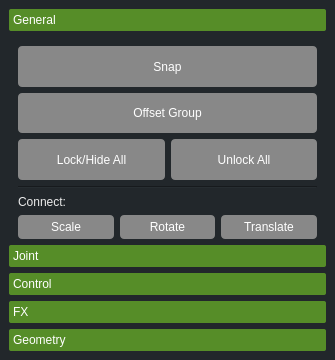
<?xml version="1.0" encoding="UTF-8"?>
<ui version="4.0">
 <class>jcToolKit</class>
 <widget class="QDialog" name="jcToolKit">
  <property name="geometry">
   <rect>
    <x>0</x>
    <y>0</y>
    <width>335</width>
    <height>360</height>
   </rect>
  </property>
  <property name="sizePolicy">
   <sizepolicy hsizetype="Preferred" vsizetype="Preferred">
    <horstretch>0</horstretch>
    <verstretch>0</verstretch>
   </sizepolicy>
  </property>
  <property name="windowTitle">
   <string>jcToolKit</string>
  </property>
  <property name="windowIcon">
   <iconset>
    <normaloff>img/toolkit.png</normaloff>img/toolkit.png</iconset>
  </property>
  <property name="styleSheet">
   <string notr="true">
QWidget{
    color: rgb(201, 202, 204);
	background-color: rgb(34, 39, 43);
	selection-background-color: rgb(1, 79, 131);
	color: rgb(235, 235, 235);
}

QListWidget::item:selected
{
   color: rgb(235, 235, 235);
   background-color: rgb(61, 120, 200);
}

QPushButton { 
	border:0px;
}

QPushButton:hover {background-color: rgb(55, 90, 126); }

QPushButton:pressed{ 
	 border: 0px solid green;
}

QToolTip { 
	background-color: rgb(52, 52, 52);
	color: rgb(241, 241, 241);
	border: black solid 1px;
}</string>
  </property>
  <layout class="QVBoxLayout" name="verticalLayout">
   <property name="leftMargin">
    <number>0</number>
   </property>
   <property name="topMargin">
    <number>0</number>
   </property>
   <property name="rightMargin">
    <number>0</number>
   </property>
   <property name="bottomMargin">
    <number>0</number>
   </property>
   <item>
    <widget class="QWidget" name="widget" native="true">
     <property name="sizePolicy">
      <sizepolicy hsizetype="Preferred" vsizetype="Preferred">
       <horstretch>0</horstretch>
       <verstretch>0</verstretch>
      </sizepolicy>
     </property>
     <layout class="QVBoxLayout" name="verticalLayout_2">
      <item>
       <widget class="QToolBox" name="toolBox">
        <property name="sizePolicy">
         <sizepolicy hsizetype="Preferred" vsizetype="Minimum">
          <horstretch>0</horstretch>
          <verstretch>0</verstretch>
         </sizepolicy>
        </property>
        <property name="minimumSize">
         <size>
          <width>0</width>
          <height>0</height>
         </size>
        </property>
        <property name="styleSheet">
         <string notr="true">QToolBox::tab{
	background-color:rgb(86,141,40);
	border-radius: 2px;
	color:rgb(255,255,255);
	font:75 12pt &quot;MS Shell Dlg 2&quot;;
}

QToolBox::tab: selected{
	background-color:rgb(220,252,190);
	color:rgb(86,141,40);
	font: 75 12pt &quot;MS Shell Dlg 2&quot;;
}


</string>
        </property>
        <property name="currentIndex">
         <number>0</number>
        </property>
        <widget class="QWidget" name="pgGeneral">
         <property name="geometry">
          <rect>
           <x>0</x>
           <y>0</y>
           <width>317</width>
           <height>207</height>
          </rect>
         </property>
         <property name="sizePolicy">
          <sizepolicy hsizetype="Expanding" vsizetype="Expanding">
           <horstretch>0</horstretch>
           <verstretch>30</verstretch>
          </sizepolicy>
         </property>
         <property name="minimumSize">
          <size>
           <width>0</width>
           <height>0</height>
          </size>
         </property>
         <property name="sizeIncrement">
          <size>
           <width>0</width>
           <height>0</height>
          </size>
         </property>
         <property name="styleSheet">
          <string notr="true">/*-----QPushButton-----*/
QPushButton
{
	background-color: rgb(136, 136, 136);
	color:#fff;
	min-width: 80px;
	border-radius: 4px;
	padding: 5px;

}


QPushButton::flat
{
	background-color: #148,149,151;
	border: none;
	color: #000;

}


QPushButton::disabled
{
	background-color: #606060;
	color: #959595;
	border-color: #051a39;

}


QPushButton::hover
{
	background-color: #148,149,151;
	border: 1px solid #46a2da;

}


QPushButton::pressed
{
	background-color: #2385b4;
	border: 1px solid #46a2da;

}


QPushButton::checked
{
	background-color: #bd5355;
	border: 1px solid #bd5355;
}</string>
         </property>
         <attribute name="label">
          <string>General</string>
         </attribute>
         <layout class="QVBoxLayout" name="verticalLayout_3">
          <property name="bottomMargin">
           <number>0</number>
          </property>
          <item>
           <layout class="QVBoxLayout" name="verticalLayout_11">
            <item>
             <widget class="QPushButton" name="btnSnap">
              <property name="sizePolicy">
               <sizepolicy hsizetype="Minimum" vsizetype="Preferred">
                <horstretch>0</horstretch>
                <verstretch>0</verstretch>
               </sizepolicy>
              </property>
              <property name="text">
               <string>Snap</string>
              </property>
             </widget>
            </item>
            <item>
             <widget class="QPushButton" name="btnOffsetGrp">
              <property name="sizePolicy">
               <sizepolicy hsizetype="Minimum" vsizetype="Preferred">
                <horstretch>0</horstretch>
                <verstretch>0</verstretch>
               </sizepolicy>
              </property>
              <property name="text">
               <string>Offset Group</string>
              </property>
             </widget>
            </item>
            <item>
             <layout class="QHBoxLayout" name="horizontalLayout_9">
              <item>
               <widget class="QPushButton" name="btnLockHide">
                <property name="sizePolicy">
                 <sizepolicy hsizetype="Minimum" vsizetype="Preferred">
                  <horstretch>0</horstretch>
                  <verstretch>0</verstretch>
                 </sizepolicy>
                </property>
                <property name="minimumSize">
                 <size>
                  <width>90</width>
                  <height>0</height>
                 </size>
                </property>
                <property name="text">
                 <string>Lock/Hide All</string>
                </property>
               </widget>
              </item>
              <item>
               <widget class="QPushButton" name="btnUnlockAll">
                <property name="sizePolicy">
                 <sizepolicy hsizetype="Minimum" vsizetype="Preferred">
                  <horstretch>0</horstretch>
                  <verstretch>0</verstretch>
                 </sizepolicy>
                </property>
                <property name="minimumSize">
                 <size>
                  <width>90</width>
                  <height>0</height>
                 </size>
                </property>
                <property name="text">
                 <string>Unlock All</string>
                </property>
               </widget>
              </item>
             </layout>
            </item>
            <item>
             <layout class="QVBoxLayout" name="verticalLayout_4">
              <item>
               <widget class="Line" name="line_2">
                <property name="orientation">
                 <enum>Qt::Horizontal</enum>
                </property>
               </widget>
              </item>
              <item>
               <widget class="QLabel" name="lblConnect">
                <property name="sizePolicy">
                 <sizepolicy hsizetype="Minimum" vsizetype="Fixed">
                  <horstretch>0</horstretch>
                  <verstretch>0</verstretch>
                 </sizepolicy>
                </property>
                <property name="text">
                 <string>Connect:</string>
                </property>
               </widget>
              </item>
              <item>
               <layout class="QHBoxLayout" name="horizontalLayout_10">
                <item>
                 <widget class="QPushButton" name="btnScale">
                  <property name="sizePolicy">
                   <sizepolicy hsizetype="Preferred" vsizetype="Preferred">
                    <horstretch>0</horstretch>
                    <verstretch>0</verstretch>
                   </sizepolicy>
                  </property>
                  <property name="minimumSize">
                   <size>
                    <width>90</width>
                    <height>0</height>
                   </size>
                  </property>
                  <property name="text">
                   <string>Scale</string>
                  </property>
                 </widget>
                </item>
                <item>
                 <widget class="QPushButton" name="btnRotate">
                  <property name="sizePolicy">
                   <sizepolicy hsizetype="Preferred" vsizetype="Preferred">
                    <horstretch>0</horstretch>
                    <verstretch>0</verstretch>
                   </sizepolicy>
                  </property>
                  <property name="minimumSize">
                   <size>
                    <width>90</width>
                    <height>0</height>
                   </size>
                  </property>
                  <property name="text">
                   <string>Rotate</string>
                  </property>
                 </widget>
                </item>
                <item>
                 <widget class="QPushButton" name="btnTranslate">
                  <property name="sizePolicy">
                   <sizepolicy hsizetype="Preferred" vsizetype="Preferred">
                    <horstretch>0</horstretch>
                    <verstretch>0</verstretch>
                   </sizepolicy>
                  </property>
                  <property name="minimumSize">
                   <size>
                    <width>90</width>
                    <height>0</height>
                   </size>
                  </property>
                  <property name="text">
                   <string>Translate</string>
                  </property>
                 </widget>
                </item>
               </layout>
              </item>
             </layout>
            </item>
           </layout>
          </item>
         </layout>
        </widget>
        <widget class="QWidget" name="pgJoint">
         <property name="geometry">
          <rect>
           <x>0</x>
           <y>0</y>
           <width>317</width>
           <height>207</height>
          </rect>
         </property>
         <property name="sizePolicy">
          <sizepolicy hsizetype="Expanding" vsizetype="Expanding">
           <horstretch>0</horstretch>
           <verstretch>30</verstretch>
          </sizepolicy>
         </property>
         <property name="minimumSize">
          <size>
           <width>0</width>
           <height>0</height>
          </size>
         </property>
         <property name="styleSheet">
          <string notr="true">/*-----QPushButton-----*/
QPushButton
{
	background-color: rgb(136, 136, 136);
	color:#fff;
	min-width: 80px;
	border-radius: 4px;
	padding: 5px;

}


QPushButton::flat
{
	background-color: #148,149,151;
	border: none;
	color: #000;

}


QPushButton::disabled
{
	background-color: #606060;
	color: #959595;
	border-color: #051a39;

}


QPushButton::hover
{
	background-color: #148,149,151;
	border: 1px solid #46a2da;

}


QPushButton::pressed
{
	background-color: #2385b4;
	border: 1px solid #46a2da;

}


QPushButton::checked
{
	background-color: #bd5355;
	border: 1px solid #bd5355;
}</string>
         </property>
         <attribute name="label">
          <string>Joint</string>
         </attribute>
         <layout class="QHBoxLayout" name="horizontalLayout_3">
          <property name="spacing">
           <number>6</number>
          </property>
          <item>
           <layout class="QVBoxLayout" name="verticalLayout_6" stretch="0,0,0,0,0,0,0">
            <property name="spacing">
             <number>6</number>
            </property>
            <property name="topMargin">
             <number>0</number>
            </property>
            <property name="bottomMargin">
             <number>0</number>
            </property>
            <item alignment="Qt::AlignTop">
             <widget class="QPushButton" name="btnAverageJnt">
              <property name="sizePolicy">
               <sizepolicy hsizetype="Minimum" vsizetype="Preferred">
                <horstretch>0</horstretch>
                <verstretch>0</verstretch>
               </sizepolicy>
              </property>
              <property name="text">
               <string>Average Joint</string>
              </property>
             </widget>
            </item>
            <item alignment="Qt::AlignTop">
             <widget class="QPushButton" name="btnSelJoint">
              <property name="sizePolicy">
               <sizepolicy hsizetype="Minimum" vsizetype="Preferred">
                <horstretch>0</horstretch>
                <verstretch>0</verstretch>
               </sizepolicy>
              </property>
              <property name="text">
               <string>Selection to Joints</string>
              </property>
             </widget>
            </item>
            <item>
             <widget class="Line" name="line_4">
              <property name="orientation">
               <enum>Qt::Horizontal</enum>
              </property>
             </widget>
            </item>
            <item>
             <widget class="QLabel" name="label">
              <property name="text">
               <string>Fk Joint:</string>
              </property>
             </widget>
            </item>
            <item>
             <layout class="QHBoxLayout" name="horizontalLayout_12">
              <item>
               <widget class="QLabel" name="label_5">
                <property name="text">
                 <string>Prefix:</string>
                </property>
               </widget>
              </item>
              <item>
               <widget class="QLineEdit" name="leFkJoint"/>
              </item>
              <item>
               <widget class="QSpinBox" name="spinBox"/>
              </item>
              <item>
               <widget class="QPushButton" name="btnFkJntCreate">
                <property name="text">
                 <string>Create</string>
                </property>
               </widget>
              </item>
             </layout>
            </item>
            <item>
             <widget class="Line" name="line">
              <property name="orientation">
               <enum>Qt::Horizontal</enum>
              </property>
             </widget>
            </item>
            <item>
             <layout class="QVBoxLayout" name="verticalLayout_5">
              <property name="spacing">
               <number>5</number>
              </property>
              <item>
               <widget class="QLabel" name="label_2">
                <property name="sizePolicy">
                 <sizepolicy hsizetype="Preferred" vsizetype="Maximum">
                  <horstretch>0</horstretch>
                  <verstretch>0</verstretch>
                 </sizepolicy>
                </property>
                <property name="minimumSize">
                 <size>
                  <width>0</width>
                  <height>0</height>
                 </size>
                </property>
                <property name="text">
                 <string>Axis Visibility:</string>
                </property>
               </widget>
              </item>
              <item>
               <layout class="QHBoxLayout" name="horizontalLayout_4">
                <item>
                 <widget class="QPushButton" name="pushButton_3">
                  <property name="minimumSize">
                   <size>
                    <width>90</width>
                    <height>0</height>
                   </size>
                  </property>
                  <property name="text">
                   <string>Show/Hide Selection</string>
                  </property>
                 </widget>
                </item>
                <item>
                 <widget class="QPushButton" name="pushButton_2">
                  <property name="minimumSize">
                   <size>
                    <width>90</width>
                    <height>0</height>
                   </size>
                  </property>
                  <property name="text">
                   <string>Show/Hide All</string>
                  </property>
                 </widget>
                </item>
               </layout>
              </item>
             </layout>
            </item>
           </layout>
          </item>
         </layout>
        </widget>
        <widget class="QWidget" name="pgControl">
         <property name="geometry">
          <rect>
           <x>0</x>
           <y>0</y>
           <width>317</width>
           <height>207</height>
          </rect>
         </property>
         <property name="sizePolicy">
          <sizepolicy hsizetype="Expanding" vsizetype="Expanding">
           <horstretch>0</horstretch>
           <verstretch>30</verstretch>
          </sizepolicy>
         </property>
         <property name="styleSheet">
          <string notr="true">/*-----QPushButton-----*/
QPushButton
{
	background-color: rgb(136, 136, 136);
	color:#fff;
	min-width: 80px;
	border-radius: 4px;
	padding: 5px;

}


QPushButton::flat
{
	background-color: #148,149,151;
	border: none;
	color: #000;

}


QPushButton::disabled
{
	background-color: #606060;
	color: #959595;
	border-color: #051a39;

}


QPushButton::hover
{
	background-color: #148,149,151;
	border: 1px solid #46a2da;

}


QPushButton::pressed
{
	background-color: #2385b4;
	border: 1px solid #46a2da;

}


QPushButton::checked
{
	background-color: #bd5355;
	border: 1px solid #bd5355;
}</string>
         </property>
         <attribute name="label">
          <string>Control</string>
         </attribute>
         <layout class="QVBoxLayout" name="verticalLayout_14">
          <item>
           <layout class="QVBoxLayout" name="verticalLayout_13">
            <property name="spacing">
             <number>1</number>
            </property>
            <item>
             <widget class="QPushButton" name="btnCreatCtrl">
              <property name="sizePolicy">
               <sizepolicy hsizetype="Minimum" vsizetype="Preferred">
                <horstretch>0</horstretch>
                <verstretch>0</verstretch>
               </sizepolicy>
              </property>
              <property name="toolTip">
               <string/>
              </property>
              <property name="text">
               <string>Create Fk Control</string>
              </property>
             </widget>
            </item>
            <item>
             <widget class="QWidget" name="widget_4" native="true">
              <property name="sizePolicy">
               <sizepolicy hsizetype="Preferred" vsizetype="Fixed">
                <horstretch>0</horstretch>
                <verstretch>0</verstretch>
               </sizepolicy>
              </property>
              <property name="minimumSize">
               <size>
                <width>0</width>
                <height>25</height>
               </size>
              </property>
              <layout class="QVBoxLayout" name="verticalLayout_16">
               <item>
                <widget class="Line" name="line_3">
                 <property name="orientation">
                  <enum>Qt::Horizontal</enum>
                 </property>
                </widget>
               </item>
               <item>
                <widget class="QLabel" name="label_4">
                 <property name="text">
                  <string>Transform:</string>
                 </property>
                </widget>
               </item>
              </layout>
             </widget>
            </item>
            <item>
             <layout class="QHBoxLayout" name="horizontalLayout_8">
              <property name="spacing">
               <number>7</number>
              </property>
              <item>
               <widget class="QPushButton" name="btnScaleUp">
                <property name="sizePolicy">
                 <sizepolicy hsizetype="Minimum" vsizetype="Fixed">
                  <horstretch>0</horstretch>
                  <verstretch>0</verstretch>
                 </sizepolicy>
                </property>
                <property name="text">
                 <string>Scale Up</string>
                </property>
               </widget>
              </item>
              <item>
               <widget class="QPushButton" name="btnScaleDn">
                <property name="sizePolicy">
                 <sizepolicy hsizetype="Minimum" vsizetype="Fixed">
                  <horstretch>0</horstretch>
                  <verstretch>0</verstretch>
                 </sizepolicy>
                </property>
                <property name="text">
                 <string>Scale Dn</string>
                </property>
               </widget>
              </item>
             </layout>
            </item>
           </layout>
          </item>
         </layout>
        </widget>
        <widget class="QWidget" name="pgFX">
         <property name="geometry">
          <rect>
           <x>0</x>
           <y>0</y>
           <width>317</width>
           <height>207</height>
          </rect>
         </property>
         <property name="sizePolicy">
          <sizepolicy hsizetype="Expanding" vsizetype="Expanding">
           <horstretch>0</horstretch>
           <verstretch>30</verstretch>
          </sizepolicy>
         </property>
         <property name="minimumSize">
          <size>
           <width>0</width>
           <height>0</height>
          </size>
         </property>
         <property name="styleSheet">
          <string notr="true">/*-----QPushButton-----*/
QPushButton
{
	background-color: rgb(136, 136, 136);
	color:#fff;
	min-width: 80px;
	border-radius: 4px;
	padding: 5px;

}


QPushButton::flat
{
	background-color: #148,149,151;
	border: none;
	color: #000;

}


QPushButton::disabled
{
	background-color: #606060;
	color: #959595;
	border-color: #051a39;

}


QPushButton::hover
{
	background-color: #148,149,151;
	border: 1px solid #46a2da;

}


QPushButton::pressed
{
	background-color: #2385b4;
	border: 1px solid #46a2da;

}


QPushButton::checked
{
	background-color: #bd5355;
	border: 1px solid #bd5355;
}</string>
         </property>
         <attribute name="label">
          <string>FX</string>
         </attribute>
         <layout class="QVBoxLayout" name="verticalLayout_10">
          <item>
           <layout class="QVBoxLayout" name="verticalLayout_9">
            <item>
             <layout class="QHBoxLayout" name="horizontalLayout_2">
              <item>
               <widget class="QLabel" name="label_6">
                <property name="text">
                 <string>Prefix:</string>
                </property>
               </widget>
              </item>
              <item>
               <widget class="QLineEdit" name="lineEdit"/>
              </item>
              <item>
               <widget class="QSpinBox" name="spinBox_2"/>
              </item>
              <item>
               <widget class="QPushButton" name="pushButton">
                <property name="toolTip">
                 <string>It must to be selected a surface</string>
                </property>
                <property name="text">
                 <string>Create</string>
                </property>
               </widget>
              </item>
             </layout>
            </item>
            <item>
             <widget class="Line" name="line_5">
              <property name="orientation">
               <enum>Qt::Horizontal</enum>
              </property>
             </widget>
            </item>
            <item>
             <layout class="QHBoxLayout" name="horizontalLayout_5">
              <item alignment="Qt::AlignBottom">
               <widget class="QLabel" name="label_3">
                <property name="sizePolicy">
                 <sizepolicy hsizetype="Preferred" vsizetype="Maximum">
                  <horstretch>0</horstretch>
                  <verstretch>0</verstretch>
                 </sizepolicy>
                </property>
                <property name="text">
                 <string>Follicle Visibility:</string>
                </property>
               </widget>
              </item>
             </layout>
            </item>
            <item>
             <layout class="QHBoxLayout" name="horizontalLayout_6">
              <item alignment="Qt::AlignTop">
               <widget class="QPushButton" name="pushButton_8">
                <property name="sizePolicy">
                 <sizepolicy hsizetype="Minimum" vsizetype="Minimum">
                  <horstretch>0</horstretch>
                  <verstretch>0</verstretch>
                 </sizepolicy>
                </property>
                <property name="text">
                 <string>Show/Hide Selection</string>
                </property>
               </widget>
              </item>
              <item alignment="Qt::AlignTop">
               <widget class="QPushButton" name="pushButton_7">
                <property name="sizePolicy">
                 <sizepolicy hsizetype="Minimum" vsizetype="Minimum">
                  <horstretch>0</horstretch>
                  <verstretch>0</verstretch>
                 </sizepolicy>
                </property>
                <property name="text">
                 <string>Show/Hide All</string>
                </property>
               </widget>
              </item>
             </layout>
            </item>
           </layout>
          </item>
         </layout>
        </widget>
        <widget class="QWidget" name="pgGeometry">
         <property name="geometry">
          <rect>
           <x>0</x>
           <y>0</y>
           <width>317</width>
           <height>207</height>
          </rect>
         </property>
         <property name="sizePolicy">
          <sizepolicy hsizetype="Expanding" vsizetype="Expanding">
           <horstretch>0</horstretch>
           <verstretch>30</verstretch>
          </sizepolicy>
         </property>
         <property name="styleSheet">
          <string notr="true">/*-----QPushButton-----*/
QPushButton
{
	background-color: rgb(136, 136, 136);
	color:#fff;
	min-width: 80px;
	border-radius: 4px;
	padding: 5px;

}


QPushButton::flat
{
	background-color: #148,149,151;
	border: none;
	color: #000;

}


QPushButton::disabled
{
	background-color: #606060;
	color: #959595;
	border-color: #051a39;

}


QPushButton::hover
{
	background-color: #148,149,151;
	border: 1px solid #46a2da;

}


QPushButton::pressed
{
	background-color: #2385b4;
	border: 1px solid #46a2da;

}


QPushButton::checked
{
	background-color: #bd5355;
	border: 1px solid #bd5355;
}</string>
         </property>
         <attribute name="label">
          <string>Geometry</string>
         </attribute>
         <layout class="QVBoxLayout" name="verticalLayout_8">
          <item>
           <layout class="QVBoxLayout" name="verticalLayout_7">
            <property name="spacing">
             <number>0</number>
            </property>
            <item alignment="Qt::AlignTop">
             <widget class="QPushButton" name="btnTransferSkin">
              <property name="sizePolicy">
               <sizepolicy hsizetype="Minimum" vsizetype="Preferred">
                <horstretch>0</horstretch>
                <verstretch>0</verstretch>
               </sizepolicy>
              </property>
              <property name="text">
               <string>Transfer Skin</string>
              </property>
             </widget>
            </item>
            <item alignment="Qt::AlignTop">
             <widget class="QPushButton" name="btnZeroTransforms">
              <property name="sizePolicy">
               <sizepolicy hsizetype="Minimum" vsizetype="Preferred">
                <horstretch>0</horstretch>
                <verstretch>0</verstretch>
               </sizepolicy>
              </property>
              <property name="text">
               <string>Zero Transformation</string>
              </property>
             </widget>
            </item>
            <item alignment="Qt::AlignTop">
             <widget class="QPushButton" name="btnAbSymMesh">
              <property name="sizePolicy">
               <sizepolicy hsizetype="Minimum" vsizetype="Preferred">
                <horstretch>0</horstretch>
                <verstretch>0</verstretch>
               </sizepolicy>
              </property>
              <property name="text">
               <string>abSymmetryMesh</string>
              </property>
             </widget>
            </item>
            <item alignment="Qt::AlignTop">
             <widget class="QPushButton" name="btnDoraSkin">
              <property name="sizePolicy">
               <sizepolicy hsizetype="Minimum" vsizetype="Preferred">
                <horstretch>0</horstretch>
                <verstretch>0</verstretch>
               </sizepolicy>
              </property>
              <property name="text">
               <string>Dora Skin</string>
              </property>
             </widget>
            </item>
           </layout>
          </item>
         </layout>
        </widget>
       </widget>
      </item>
     </layout>
    </widget>
   </item>
  </layout>
 </widget>
 <resources/>
 <connections/>
</ui>
